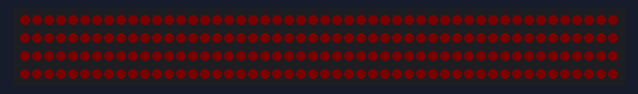
Bench run of a program on a simulated Raspberry Pi Pico running MicroPython. Shown: 200 RGB LEDs in strip order, left to right, continuing on the next row. Dim RGB values are drawn brighter than linear; library files of the repository ran but are not shown: neopixel.py.

Above: at 0.6 s.
At 2.1 s:
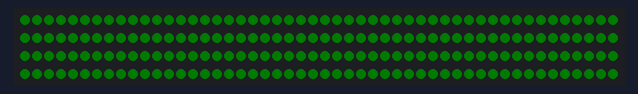
At 4.2 s:
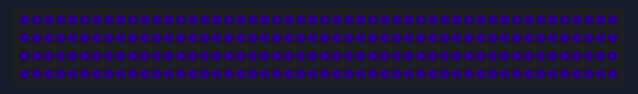
At 12.74 s:
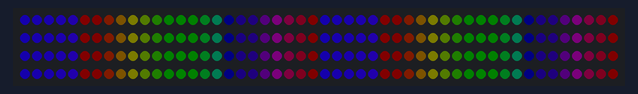
At 21.23 s:
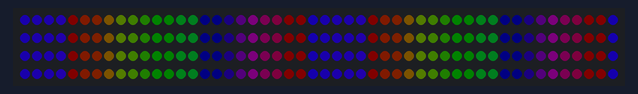
At 38.1 s:
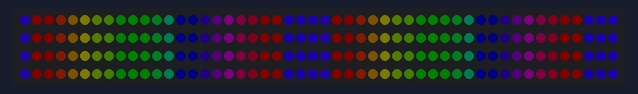

The program:

RGB.py
```python
import neopixel
import time

strip=neopixel.NeoPixel()
strip.brightness=0.2

while True:
    for i in range (10):
        strip.pixels_fill(strip.COLORS[i])
        time.sleep(0.5)
        strip.pixels_show()
    strip.rainbow_cycle(0.1)
```

Measured:
- what the display in image 2 shows lasts 0.6 s, from 4.1 s to 4.7 s
- what the display in image 5 shows lasts 0.7 s, from 38.0 s to 38.7 s
